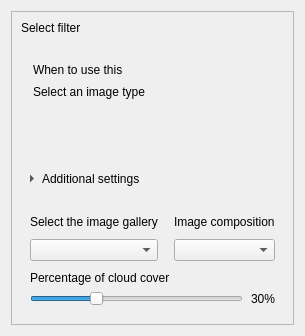
<ui version="4.0">
    <class>WizardBasicImageTypeChild</class>
    <widget class="QWidget" name="WizardBasicImageTypeChild">
        <layout class="QVBoxLayout" name="mainLayout">

            <!-- Scroll area -->
            <item>
                <widget class="QScrollArea">
                    <property name="widgetResizable">
                        <bool>true</bool>
                    </property>
                    <widget class="QWidget">
                        <layout class="QVBoxLayout">
                            <property name="spacing">
                                <number>16</number>
                            </property>
                            <property name="class" stdset="0">
                                <string>scroll_content</string>
                            </property>

                            <!-- Title -->
                            <item>
                                <widget class="QLabel">
                                    <property name="text">
                                        <string>Select filter</string>
                                    </property>
                                    <property name="class" stdset="0">
                                        <string>group_title</string>
                                    </property>
                                </widget>
                            </item>

                            <!-- Content -->
                            <item>
                                <layout class="QHBoxLayout">
                                    <property name="alignment">
                                        <set>Qt::AlignTop</set>
                                    </property>
                                    <item>
                                        <layout class="QVBoxLayout">
                                            <item>
                                                <layout class="QVBoxLayout" name="image_type_list" />
                                            </item>
                                        </layout>
                                    </item>

                                    <item>
                                        <widget class="QFrame" name="when_to_use_panel">
                                            <property name="minimumHeight">
                                                <number>220</number>
                                            </property>
                                            <layout class="QVBoxLayout">
                                                <property name="spacing">
                                                    <number>8</number>
                                                </property>
                                                <property name="leftMargin">
                                                    <number>12</number>
                                                </property>
                                                <property name="topMargin">
                                                    <number>12</number>
                                                </property>
                                                <property name="rightMargin">
                                                    <number>12</number>
                                                </property>
                                                <property name="bottomMargin">
                                                    <number>12</number>
                                                </property>

                                                <item>
                                                    <widget class="QLabel">
                                                        <property name="text">
                                                            <string>When to use this</string>
                                                        </property>
                                                        <property name="class" stdset="0">
                                                            <string>group_title</string>
                                                        </property>
                                                    </widget>
                                                </item>
                                                <item>
                                                    <widget class="QLabel" name="when_to_use_content">
                                                        <property name="wordWrap">
                                                            <bool>true</bool>
                                                        </property>
                                                        <property name="alignment">
                                                            <set>Qt::AlignTop|Qt::AlignLeft</set>
                                                        </property>
                                                        <property name="text">
                                                            <string>Select an image type</string>
                                                        </property>
                                                        <property name="class" stdset="0">
                                                            <string>group_description</string>
                                                        </property>
                                                    </widget>
                                                </item>

                                                <item>
                                                    <spacer name="verticalSpacer">
                                                        <property name="orientation">
                                                            <enum>Qt::Vertical</enum>
                                                        </property>
                                                        <property name="sizeHint" stdset="0">
                                                            <size>
                                                                <width>20</width>
                                                                <height>40</height>
                                                            </size>
                                                        </property>
                                                    </spacer>
                                                </item>

                                            </layout>
                                        </widget>
                                    </item>

                                </layout>
                            </item>

                            <!-- Accordion -->
                            <item>
                                <widget class="QToolButton" name="extra_toggle">
                                    <property name="text">
                                        <string>Additional settings</string>
                                    </property>
                                    <property name="arrowType">
                                        <enum>Qt::RightArrow</enum>
                                    </property>
                                    <property name="toolButtonStyle">
                                        <enum>Qt::ToolButtonTextBesideIcon</enum>
                                    </property>
                                    <property name="checkable">
                                        <bool>true</bool>
                                    </property>
                                    <property name="autoRaise">
                                        <bool>true</bool>
                                    </property>
                                    <property name="cursor">
                                        <cursorShape>PointingHandCursor</cursorShape>
                                    </property>
                                    <property name="class" stdset="0">
                                        <string>accordion</string>
                                    </property>
                                </widget>
                            </item>

                            <item>
                                <widget class="QWidget" name="extra_content">
                                    <layout class="QGridLayout">
                                        <property name="horizontalSpacing">
                                            <number>16</number>
                                        </property>
                                        <property name="verticalSpacing">
                                            <number>10</number>
                                        </property>

                                        <!-- Gallery -->
                                        <item row="0" column="0">
                                            <widget class="QLabel">
                                                <property name="text">
                                                    <string>Select the image gallery</string>
                                                </property>
                                            </widget>
                                        </item>
                                        <item row="1" column="0">
                                            <widget class="QComboBox" name="gallery_combo">
                                                <property name="cursor">
                                                    <cursorShape>PointingHandCursor</cursorShape>
                                                </property>
                                            </widget>
                                        </item>
                                        <!-- Composition -->
                                        <item row="0" column="1">
                                            <widget class="QLabel">
                                                <property name="text">
                                                    <string>Image composition</string>
                                                </property>
                                            </widget>
                                        </item>
                                        <item row="1" column="1">
                                            <widget class="QComboBox" name="compositon_combo">
                                                <property name="cursor">
                                                    <cursorShape>PointingHandCursor</cursorShape>
                                                </property>
                                            </widget>
                                        </item>

                                        <!-- percent horizontal -->
                                        <item row="2" column="0" colspan="2">
                                            <layout class="QVBoxLayout">
                                                <property name="spacing">
                                                    <number>6</number>
                                                </property>

                                                <item>
                                                    <widget class="QLabel">
                                                        <property name="text">
                                                            <string>Percentage of cloud cover</string>
                                                        </property>
                                                        <property name="margin">
                                                            <number>6</number>
                                                        </property>
                                                    </widget>
                                                </item>

                                                <item>
                                                    <layout class="QHBoxLayout">
                                                        <property name="spacing">
                                                            <number>8</number>
                                                        </property>

                                                        <item>
                                                            <widget class="QSlider" name="cloud_slider">
                                                                <property name="orientation">
                                                                    <enum>Qt::Horizontal</enum>
                                                                </property>
                                                                <property name="minimum">
                                                                    <number>0</number>
                                                                </property>
                                                                <property name="maximum">
                                                                    <number>100</number>
                                                                </property>
                                                                <property name="value">
                                                                    <number>30</number>
                                                                </property>
                                                                <property name="cursor">
                                                                    <cursorShape>PointingHandCursor</cursorShape>
                                                                </property>
                                                                <property name="class" stdset="0">
                                                                    <string>group_slider</string>
                                                                </property>
                                                            </widget>
                                                        </item>

                                                        <item>
                                                            <widget class="QLabel" name="cloud_value_label">
                                                                <property name="text">
                                                                    <string>30%</string>
                                                                </property>
                                                            </widget>
                                                        </item>
                                                    </layout>
                                                </item>
                                            </layout>
                                        </item>
                                    </layout>
                                </widget>
                            </item>

                            <item>
                                <spacer name="contentBottomSpacer">
                                    <property name="orientation">
                                        <enum>Qt::Vertical</enum>
                                    </property>
                                    <property name="sizeHint" stdset="0">
                                        <size>
                                            <width>20</width>
                                            <height>0</height>
                                        </size>
                                    </property>
                                </spacer>
                            </item>
                        </layout>
                    </widget>
                </widget>
            </item>

        </layout>
    </widget>
    <resources />
    <connections />
</ui>
